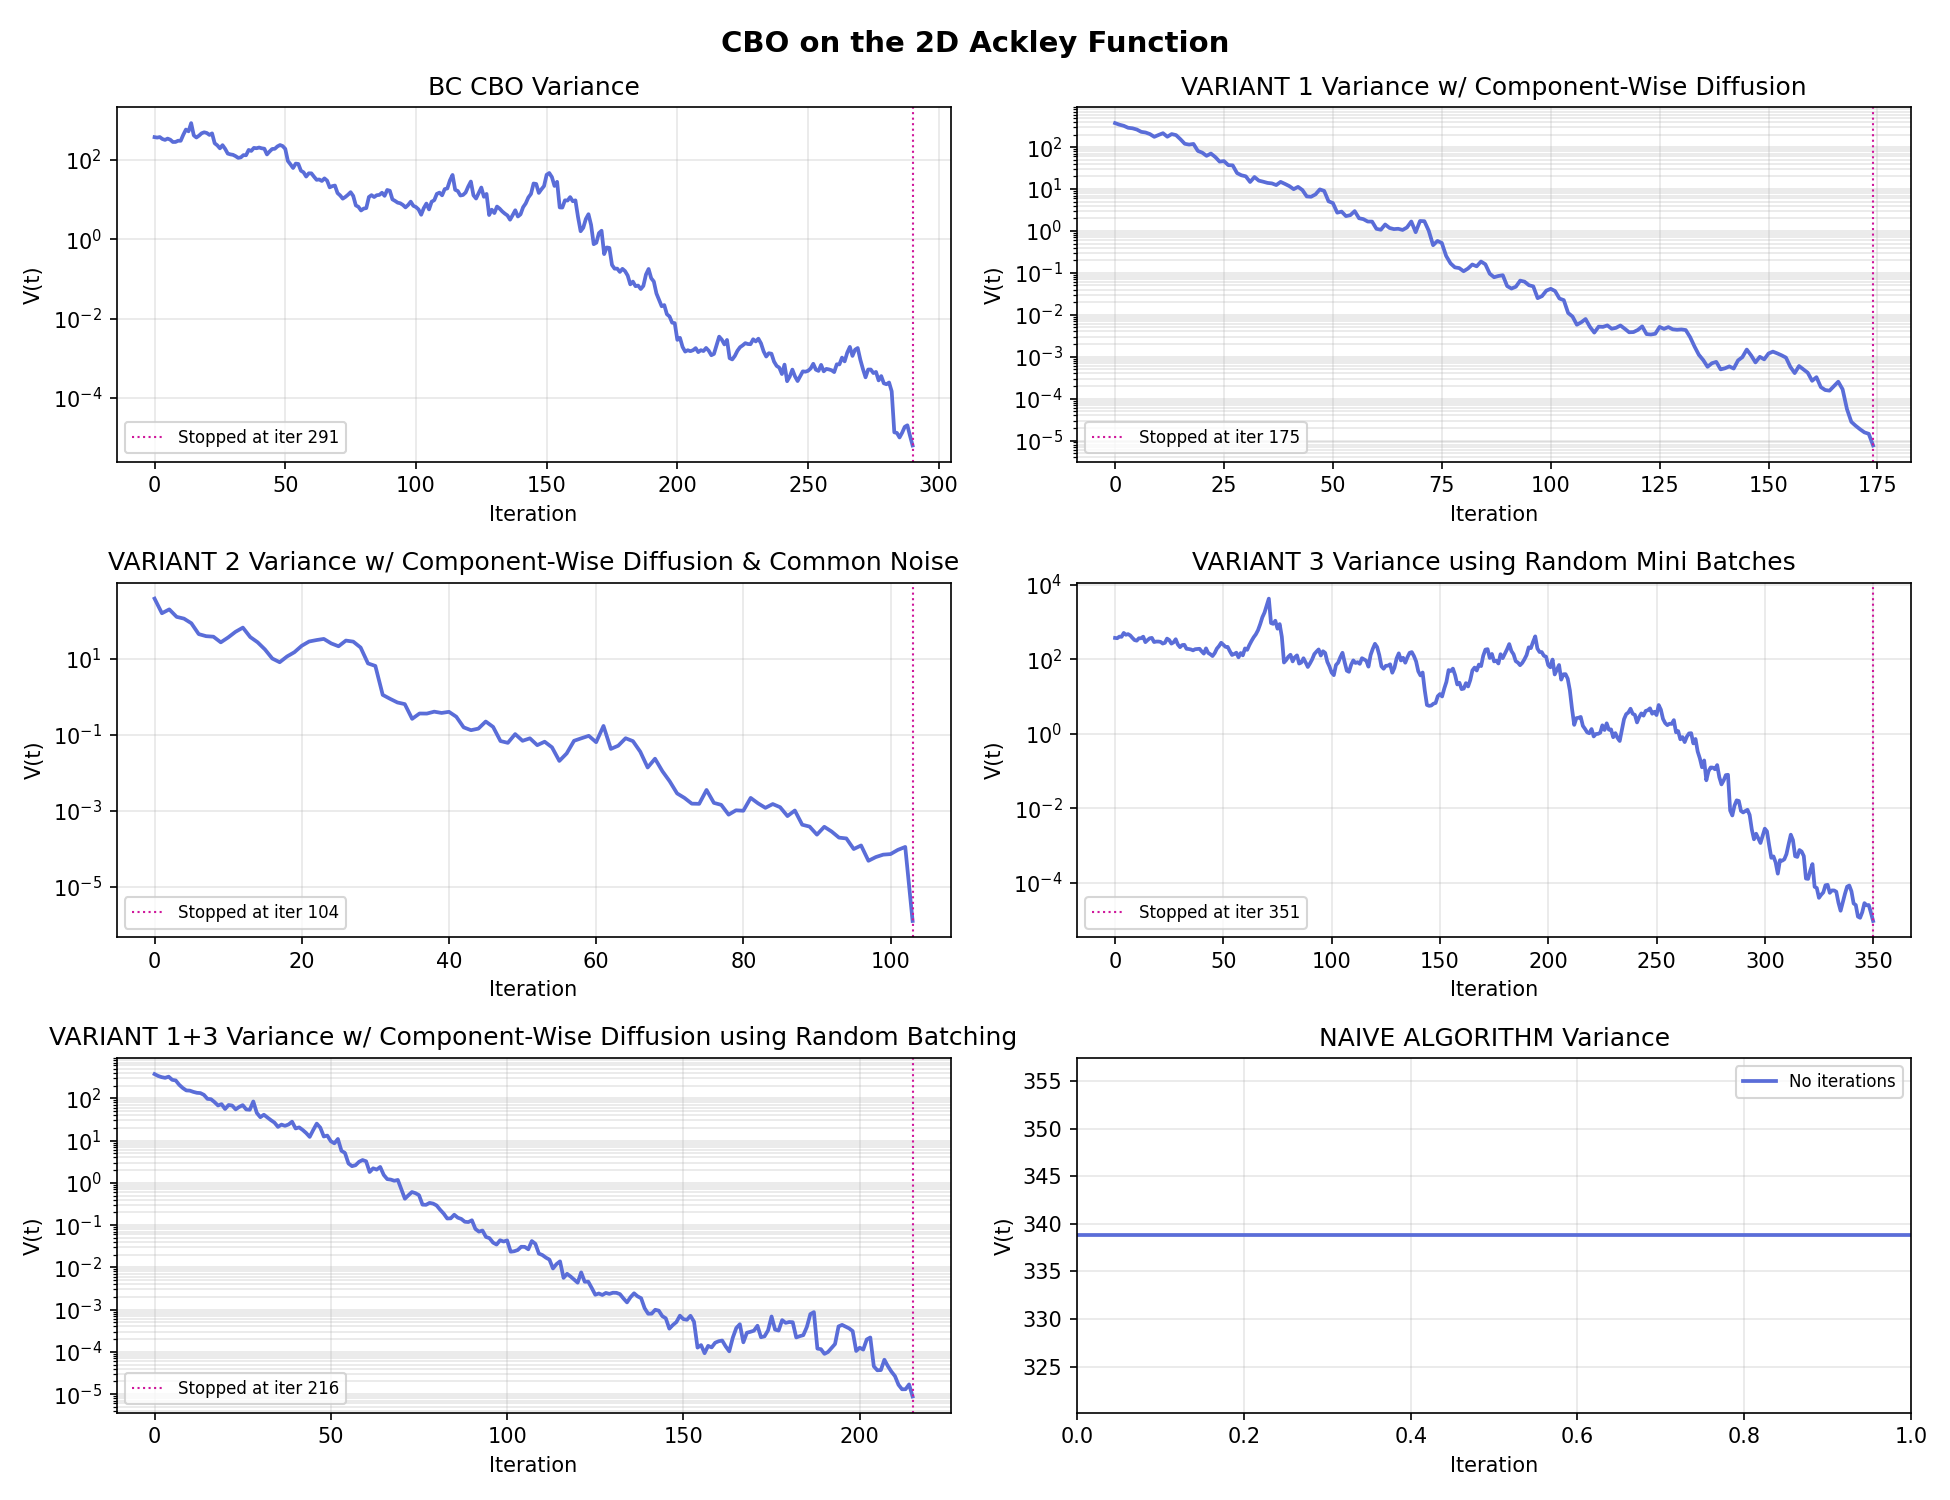

Write the Python code that produced this figure.
import numpy as np
import matplotlib.pyplot as plt
import matplotlib.colors as mcolors

from bc_algorithms import ackley, cbo, naive
from variant_1 import component_wise_diff
from variant_2 import common_noise
from variant_3 import random_mini_batch
from variant_1and3 import comp_diff_random_batch


# VARIANCE PLOT
def variance_hist(ax, var_hist, n_iters):
    # plot x (iteration) and y (variance of particle distr)
    ax.semilogy(var_hist, color="#5A6DD8", linewidth=1.8)
    # draw vertical x line at index n_iters-1 to mark when the stopping criterion was met
    ax.axvline(x=n_iters-1, color="#CF179B", linestyle=":", linewidth=1, label=(f"Stopped at iter {n_iters}"))

    # ax.set_title("Loss: Variance V(t) over iterations")
    ax.set_xlabel("Iteration"); ax.set_ylabel("V(t)")
    ax.legend(fontsize=8)
    ax.grid(alpha=0.3, which="both")

def variance_naive(ax):
    best_x, best_val, x_positions, f_vals, n_particles, variance = naive(ackley, d=2)
    # draw horizontal line to compare best_val to other graphs
    ax.axhline(y=variance, color="#5A6DD8", linestyle="-", linewidth=1.8, label=("No iterations"))
    ax.set_title("NAIVE ALGORITHM Variance")
    ax.set_xlabel("Iteration"); ax.set_ylabel("V(t)")
    ax.legend(fontsize=8)
    ax.grid(alpha=0.3, which="both")

def main():
    # create blank canvas
    fig = plt.figure(figsize=(13,10))
    fig.suptitle("CBO on the 2D Ackley Function", fontsize=14, fontweight="bold")

    # 2x2 figure panels
    ax1 = fig.add_subplot(3,2,1)
    ax2 = fig.add_subplot(3,2,2)
    ax3 = fig.add_subplot(3,2,3)
    ax4 = fig.add_subplot(3,2,4)
    ax5 = fig.add_subplot(3,2,5)
    ax6 = fig.add_subplot(3,2,6)

    # plot graphs
    _, _, _, _, _, _, cbo_var_hist = cbo(ackley, d=2, seed=0)
    _, _, _, _, _, _, var1_var_hist = component_wise_diff(ackley, d=2, seed=0)
    _, _, _, _, _, _, var2_var_hist = common_noise(ackley, d=2, seed=0)
    _, _, _, _, _, _, var3_var_hist = random_mini_batch(ackley, d=2, seed=0)
    _, _, _, _, _, _, var13_var_hist = comp_diff_random_batch(ackley, d=2, seed=0)
    _, _, _, _, _, naive_var = naive(ackley, d=2)

    variance_hist(ax1, cbo_var_hist, len(cbo_var_hist))
    ax1.set_title("BC CBO Variance")
    variance_hist(ax2, var1_var_hist, len(var1_var_hist))
    ax2.set_title("VARIANT 1 Variance w/ Component-Wise Diffusion")
    variance_hist(ax3, var2_var_hist, len(var2_var_hist))
    ax3.set_title("VARIANT 2 Variance w/ Component-Wise Diffusion & Common Noise")
    variance_hist(ax4, var3_var_hist, len(var3_var_hist))
    ax4.set_title("VARIANT 3 Variance using Random Mini Batches")
    variance_hist(ax5, var13_var_hist, len(var13_var_hist))
    ax5.set_title("VARIANT 1+3 Variance w/ Component-Wise Diffusion using Random Batching")

    variance_naive(ax6)

    plt.tight_layout()
    plt.savefig("variance_plot.png", dpi=150)

if __name__ == "__main__":
    main()
